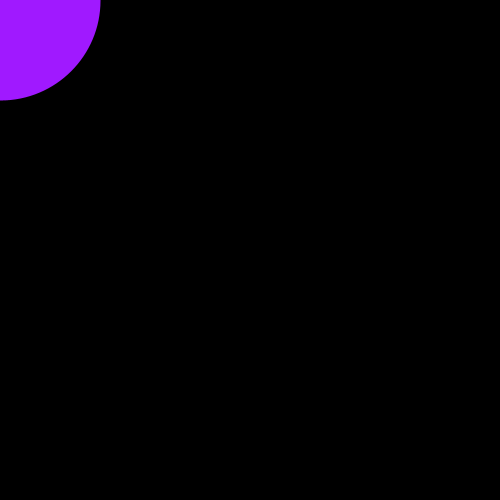
Frame 1 (no input)
Frame 60 (the mouse pressed at the canvas centre just before this capture): identical to frame 1, image omitted
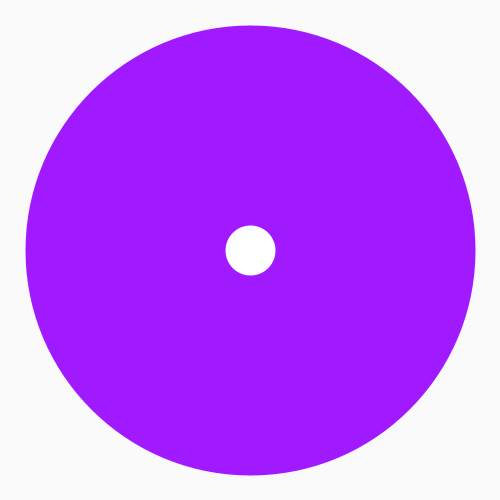
Frame 120 (the mouse held since frame 60 and released just before this capture)

The Processing sketch that drew these frames (run headless with seeded random() and noise(); from frame 60 on, the mouse is pressed at the canvas centre):

// Processing sketch: processing_172345
// ── processing_172345.pde

void setup(){
  size(500,500);
  background(50);
}
void draw(){
  background(mouseY);
  stroke(160,25,255);
  strokeWeight(200);
  line(mouseY,mouseX,mouseY,mouseX);
  ellipse(mouseY,mouseY,mouseX,mouseX);
}
